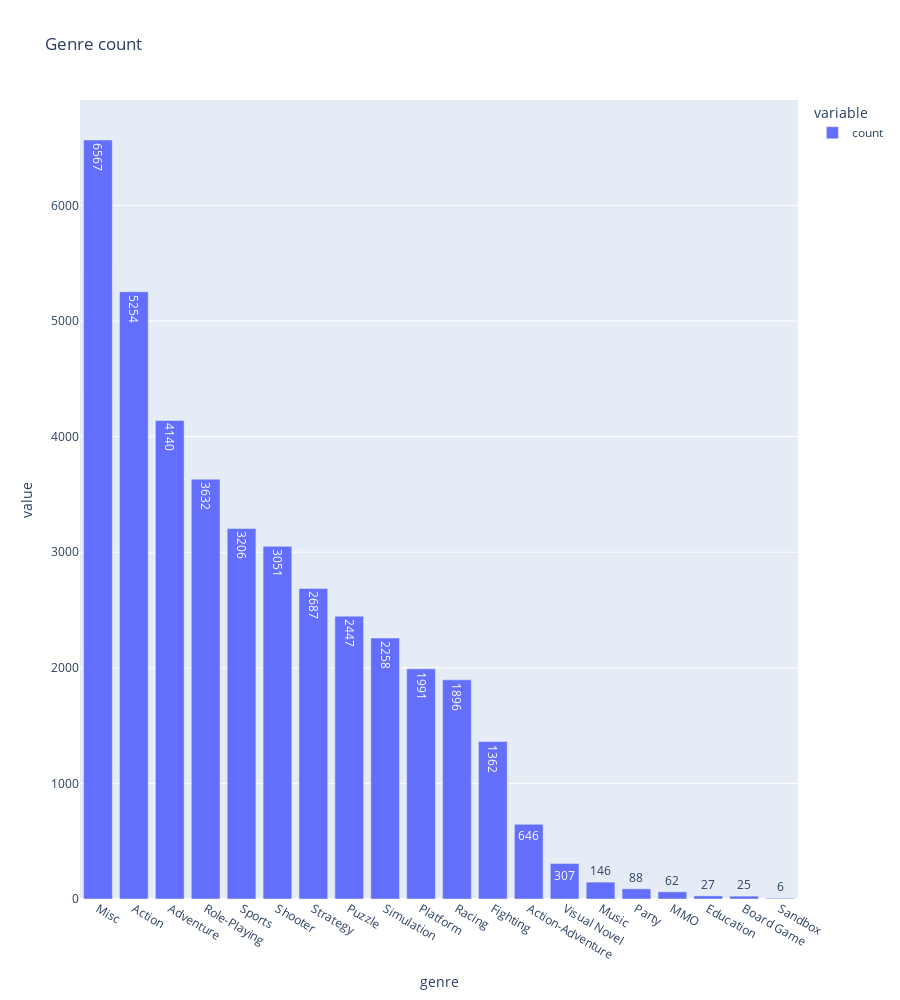

The cell this chart's notebook holds for it:
### Code cell
fig = px.bar(df_unique_games['genre'].value_counts(), text_auto=True, title='Genre count', height=1000, width=900)
fig.show()

### Figure 1 — Plotly figure (JSON) as saved in the notebook; plotly's stock layout.template omitted (floating-point values rounded to 4 significant figures)
{"data": [{"alignmentgroup": "True", "hovertemplate": "variable=count<br>genre=%{x}<br>value=%{y}<extra></extra>", "legendgroup": "count", "marker": {"color": "#636efa", "pattern": {"shape": ""}}, "name": "count", "offsetgroup": "count", "orientation": "v", "showlegend": true, "textposition": "auto", "texttemplate": "%{y}", "type": "bar", "x": ["Misc", "Action", "Adventure", "Role-Playing", "Sports", "Shooter", "Strategy", "Puzzle", "Simulation", "Platform", "Racing", "Fighting", "Action-Adventure", "Visual Novel", "Music", "Party", "MMO", "Education", "Board Game", "Sandbox"], "xaxis": "x", "y": [6567, 5254, 4140, 3632, 3206, 3051, 2687, 2447, 2258, 1991, 1896, 1362, 646, 307, 146, 88, 62, 27, 25, 6], "yaxis": "y"}], "layout": {"barmode": "relative", "height": 1000, "legend": {"title": {"text": "variable"}, "tracegroupgap": 0}, "title": {"text": "Genre count"}, "width": 900, "xaxis": {"anchor": "y", "domain": [0, 1], "title": {"text": "genre"}}, "yaxis": {"anchor": "x", "domain": [0, 1], "title": {"text": "value"}}}}
